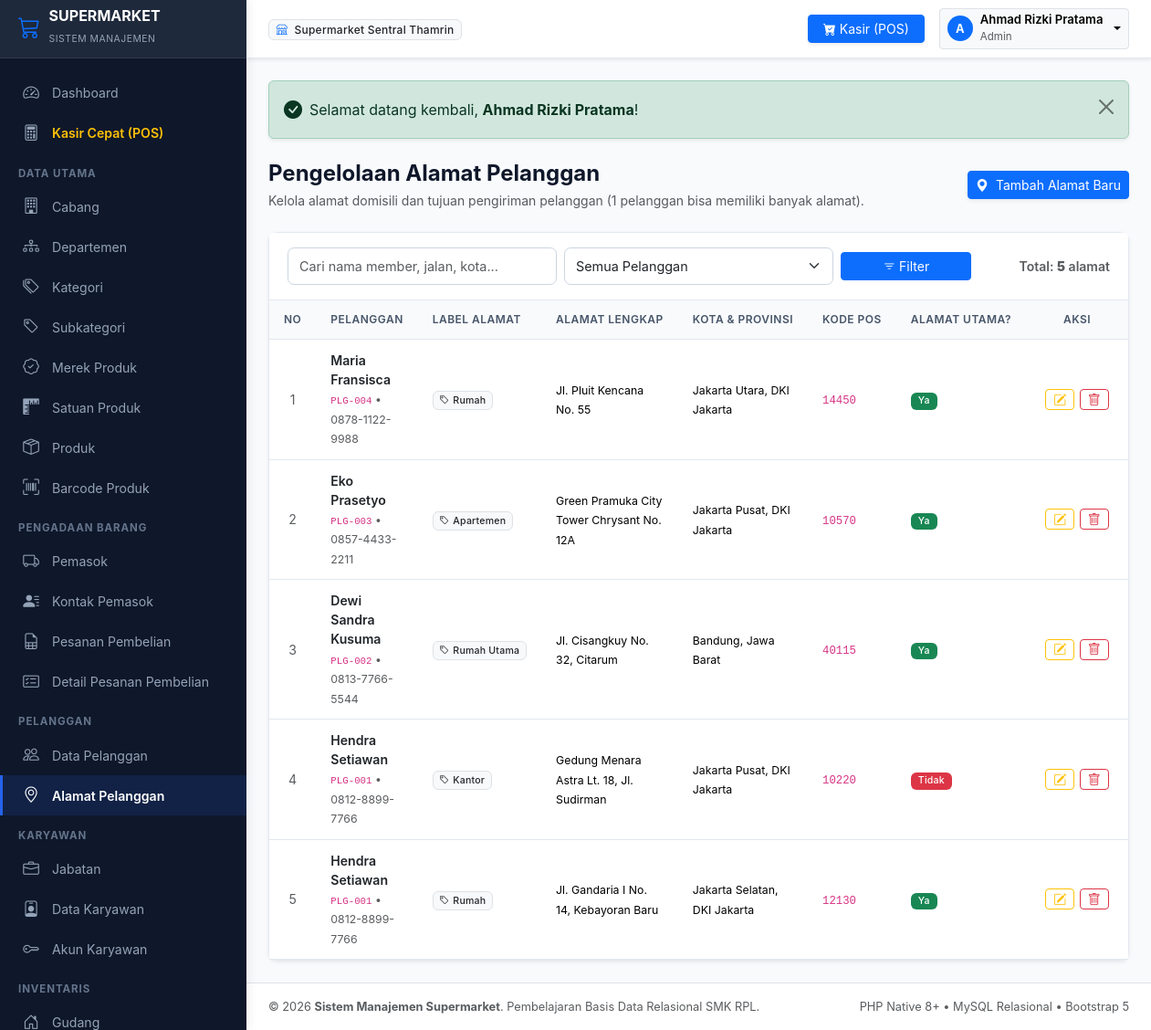
The app's page /modules/alamat_pelanggan/index.php (signed in) with its own data.
### tables this page shows
CREATE TABLE `alamat_pelanggan` (
    `id_alamat` INT AUTO_INCREMENT PRIMARY KEY,
    `id_pelanggan` INT NOT NULL,
    `label_alamat` VARCHAR(50) NOT NULL,
    `alamat_lengkap` TEXT NOT NULL,
    `kota` VARCHAR(50) NOT NULL,
    `provinsi` VARCHAR(50) NOT NULL,
    `kode_pos` VARCHAR(10) NOT NULL,
    `status_utama` ENUM('ya', 'tidak') NOT NULL DEFAULT 'tidak',
    INDEX `idx_alamat_pelanggan` (`id_pelanggan`),
    CONSTRAINT `fk_alamat_pelanggan` FOREIGN KEY (`id_pelanggan`) 
        REFERENCES `pelanggan` (`id_pelanggan`) ON UPDATE CASCADE ON DELETE CASCADE
);

CREATE TABLE `pelanggan` (
    `id_pelanggan` INT AUTO_INCREMENT PRIMARY KEY,
    `kode_pelanggan` VARCHAR(20) NOT NULL UNIQUE,
    `nama_lengkap` VARCHAR(100) NOT NULL,
    `nomor_telepon` VARCHAR(20) NOT NULL,
    `email` VARCHAR(100) DEFAULT NULL,
    `poin_loyalitas` INT NOT NULL DEFAULT 0,
    `status` ENUM('aktif', 'nonaktif') NOT NULL DEFAULT 'aktif',
    `tanggal_daftar` DATE NOT NULL,
    INDEX `idx_pelanggan_nama` (`nama_lengkap`),
    INDEX `idx_pelanggan_telepon` (`nomor_telepon`)
);

### modules/alamat_pelanggan/index.php (the view, shortened to what this page needs)
<?php
require_once __DIR__ . '/../../includes/header.php';
$cari = trim($_GET['cari'] ?? '');
$id_plg = (int)($_GET['id_pelanggan'] ?? 0);
$halaman_aktif = (int)($_GET['halaman'] ?? 1);
$limit = 10;
$sqlCount = "
    SELECT COUNT(*)
    FROM alamat_pelanggan ap
    INNER JOIN pelanggan p ON ap.id_pelanggan = p.id_pelanggan
    WHERE 1=1
";
$params = [];
$stmt = $pdo->prepare($sqlCount);
$stmt->execute($params);
$total_data = (int)$stmt->fetchColumn();
$paginasi = hitung_pagination($total_data, $limit, $halaman_aktif);
$sqlData = "
    SELECT
        ap.*,
        p.kode_pelanggan,
        p.nama_lengkap,
        p.nomor_telepon
    FROM alamat_pelanggan ap
    INNER JOIN pelanggan p ON ap.id_pelanggan = p.id_pelanggan
    WHERE 1=1
";
$sqlData .= " ORDER BY ap.id_alamat DESC LIMIT {$paginasi['limit']} OFFSET {$paginasi['offset']}";
$stmt = $pdo->prepare($sqlData);
$stmt->execute($params);
$daftar_alamat = $stmt->fetchAll();
?>
<div class="d-flex flex-column flex-md-row justify-content-between align-items-md-center gap-3 mb-4">
    <div>
        <h4 class="fw-bold mb-1">Pengelolaan Alamat Pelanggan</h4>
        <p class="text-muted small mb-0">Kelola alamat domisili dan tujuan pengiriman pelanggan (1 pelanggan bisa memiliki banyak alamat).</p>
    </div>
    <div>
        <a href="<?= base_url('modules/alamat_pelanggan/tambah.php' . ($id_plg ? '?id_pelanggan=' . $id_plg : '')) ?>" class="btn btn-primary btn-sm shadow-sm">
            <i class="bi bi-geo-alt-fill me-1"></i> Tambah Alamat Baru
        </a>
    </div>
</div>
<div class="card shadow-sm">
    <div class="card-header bg-white py-3">
        <form method="GET" action="" class="row g-2 align-items-center">
            <div class="col-sm-5 col-md-4">
                <input type="text" name="cari" class="form-control form-control-sm" placeholder="Cari nama member, jalan, kota..." value="<?= escape($cari) ?>">
            </div>
            <div class="col-sm-4 col-md-4">
                <select name="id_pelanggan" class="form-select form-select-sm" onchange="this.form.submit()">
                    <option value="">Semua Pelanggan</option>
                </select>
            </div>
            <div class="col-sm-3 col-md-2">
                <button class="btn btn-primary btn-sm w-100" type="submit"><i class="bi bi-filter"></i> Filter</button>
            </div>
            <div class="col-md-2 text-md-end text-muted small">
                Total: <strong><?= $paginasi['total_data'] ?></strong> alamat
            </div>
        </form>
    </div>
    <div class="table-responsive">
        <table class="table table-hover align-middle">
            <thead>
                <tr>
                    <th style="width: 50px;" class="text-center">No</th>
                    <th>Pelanggan</th>
                    <th>Label Alamat</th>
                    <th>Alamat Lengkap</th>
                    <th>Kota & Provinsi</th>
                    <th>Kode Pos</th>
                    <th>Alamat Utama?</th>
                    <th class="text-center" style="width: 140px;">Aksi</th>
                </tr>
            </thead>
            <tbody>
                <?php if (empty($daftar_alamat)): ?>
                    <tr>
                        <td colspan="8" class="text-center py-4 text-muted">
                            <i class="bi bi-geo-alt fs-3 d-block mb-1"></i> Data alamat pelanggan tidak ditemukan.
                        </td>
                    </tr>
                <?php else: ?>
                    <?php $no = $paginasi['dari']; foreach ($daftar_alamat as $row): ?>
                        <tr>
                            <td class="text-center text-muted"><?= $no++ ?></td>
                            <td>
                                <div class="fw-semibold text-dark"><?= escape($row['nama_lengkap']) ?></div>
                                <small class="text-muted"><code><?= escape($row['kode_pelanggan']) ?></code> &bull; <?= escape($row['nomor_telepon']) ?></small>
                            </td>
                            <td><span class="badge bg-light text-dark border"><i class="bi bi-tag me-1"></i><?= escape($row['label_alamat']) ?></span></td>
                            <td><small><?= escape($row['alamat_lengkap']) ?></small></td>
                            <td><small><?= escape($row['kota']) ?>, <?= escape($row['provinsi']) ?></small></td>
                            <td><code><?= escape($row['kode_pos']) ?></code></td>
                            <td><?= badge_status($row['status_utama']) ?></td>
                            <td class="text-center">
                                <div class="btn-action-group">
                                    <a href="<?= base_url('modules/alamat_pelanggan/edit.php?id=' . $row['id_alamat']) ?>" class="btn btn-outline-warning btn-sm py-0 px-2" title="Ubah Alamat">
                                        <i class="bi bi-pencil-square"></i>
                                    </a>
                                    <button type="button" class="btn btn-outline-danger btn-sm py-0 px-2" data-bs-toggle="modal" data-bs-target="#modalKonfirmasiHapus" data-url="<?= base_url('modules/alamat_pelanggan/hapus.php?id=' . $row['id_alamat']) ?>" data-nama="<?= escape($row['label_alamat']) ?> (<?= escape($row['nama_lengkap']) ?>)" title="Hapus Alamat">
                                        <i class="bi bi-trash"></i>
                                    </button>
                                </div>
                            </td>
                        </tr>
                    <?php endforeach; ?>
                <?php endif; ?>
            </tbody>
        </table>
    </div>
</div>
<?php require_once __DIR__ . '/../../includes/footer.php'; ?>

### includes/fungsi.php (shortened to what this page needs)
<?php
function base_url($path = '') {
    $scriptName = str_replace('\\', '/', $_SERVER['SCRIPT_NAME'] ?? '');
    $parts = explode('/', trim($scriptName, '/'));
    $rootFolder = $parts[0] ?? '';
    $protocol = (!empty($_SERVER['HTTPS']) && $_SERVER['HTTPS'] !== 'off') ? 'https' : 'http';
    $host = $_SERVER['HTTP_HOST'] ?? 'localhost';
    $base = $protocol . '://' . $host . '/' . $rootFolder;
    if ($path !== '') {
        return rtrim($base, '/') . '/' . ltrim($path, '/');
    }
    return rtrim($base, '/');
}
function escape($string) {
    return htmlspecialchars((string)$string, ENT_QUOTES, 'UTF-8');
}
function badge_status($status) {
    $status_str = strtolower(trim((string)$status));
    $badge_class = 'bg-secondary';
    $label = ucfirst($status);
    switch ($status_str) {
        case 'aktif':
        case 'lunas':
        case 'diterima':
        case 'berhasil':
        case 'utama':
        case 'ya':
            $badge_class = 'bg-success';
            $label = ($status_str === 'ya') ? 'Ya' : ucfirst($status_str);
            break;
        case 'nonaktif':
        case 'batal':
        case 'dibatalkan':
        case 'gagal':
        case 'belum_lunas':
        case 'tidak':
            $badge_class = 'bg-danger';
            $label = ($status_str === 'belum_lunas') ? 'Belum Lunas' : ucfirst($status_str);
            break;
    }
    return "<span class=\"badge {$badge_class} px-2 py-1\">" . escape($label) . "</span>";
}
function flash_display() {
    if (isset($_SESSION['flash'])) {
        $tipe = $_SESSION['flash']['tipe'];
        $pesan = $_SESSION['flash']['pesan'];
        $icon = match($tipe) {
            'success' => 'bi-check-circle-fill',
            'danger' => 'bi-exclamation-triangle-fill',
            'warning' => 'bi-exclamation-circle-fill',
            default => 'bi-info-circle-fill'
        };
        echo "
        <div class=\"alert alert-{$tipe} alert-dismissible fade show d-flex align-items-center mb-4 shadow-sm\" role=\"alert\">
            <i class=\"bi {$icon} me-2 fs-5\"></i>
            <div class=\"flex-grow-1\">{$pesan}</div>
            <button type=\"button\" class=\"btn-close\" data-bs-dismiss=\"alert\" aria-label=\"Close\"></button>
        </div>";
    }
}
function hitung_pagination($total_data, $limit = 10, $halaman_aktif = 1) {
    $total_data = max(0, (int)$total_data);
    $limit = max(1, (int)$limit);
    $total_halaman = max(1, (int)ceil($total_data / $limit));
    $halaman_aktif = max(1, min((int)$halaman_aktif, $total_halaman));
    $offset = ($halaman_aktif - 1) * $limit;
    $dari = $total_data > 0 ? $offset + 1 : 0;
    $sampai = min($offset + $limit, $total_data);
    return [
        'total_data' => $total_data,
        'limit' => $limit,
        'halaman_aktif' => $halaman_aktif,
        'total_halaman' => $total_halaman,
        'offset' => $offset,
        'dari' => $dari,
        'sampai' => $sampai
    ];
}

### assets/css/style.css (style rules this page uses)
:root { --primary-color: #2563eb; --primary-hover: #1d4ed8; --secondary-color: #475569; --sidebar-bg: #0f172a; --sidebar-header: #1e293b; --sidebar-color: #94a3b8; --sidebar-hover: #ffffff; --sidebar-active-bg: #2563eb; --body-bg: #f8fafc; --card-bg: #ffffff; --border-color: #e2e8f0; --text-primary: #0f172a; --text-secondary: #64748b; --sidebar-width: 270px; --header-height: 64px; }
body { font-family: -apple-system, BlinkMacSystemFont, "Segoe UI", Roboto, "Helvetica Neue", Arial, sans-serif; background-color: var(--body-bg); color: var(--text-primary); min-height: 100vh; overflow-x: hidden; }
.card { border: 1px solid var(--border-color); border-radius: 0.6rem; box-shadow: 0 1px 3px rgba(0, 0, 0, 0.04); background-color: #ffffff; }
.card-header { background-color: #ffffff; border-bottom: 1px solid var(--border-color); padding: 1rem 1.25rem; font-weight: 600; }
.table { margin-bottom: 0; font-size: 0.88rem; vertical-align: middle; }
.table thead th { background-color: #f8fafc; color: #475569; font-weight: 600; text-transform: uppercase; font-size: 0.75rem; letter-spacing: 0.04em; border-bottom: 1px solid var(--border-color); white-space: nowrap; padding: 0.75rem 1rem; }
.table tbody td { padding: 0.75rem 1rem; border-bottom: 1px solid var(--border-color); }
.badge { font-weight: 500; letter-spacing: 0.02em; }
.form-control, .form-select { border-color: #cbd5e1; font-size: 0.9rem; border-radius: 0.45rem; padding: 0.55rem 0.75rem; }
.btn-action-group { display: inline-flex; gap: 0.35rem; }

### records on screen
alamat_pelanggan: id_pelanggan.nama_lengkap "Maria Fransisca", id_pelanggan.kode_pelanggan "PLG-004", id_pelanggan.nomor_telepon "0878-1122-9988", label_alamat "Rumah", alamat_lengkap "Jl. Pluit Kencana No. 55", kota "Jakarta Utara", provinsi "DKI Jakarta", kode_pos "14450", status_utama "Ya"
alamat_pelanggan: id_pelanggan.nama_lengkap "Eko Prasetyo", id_pelanggan.kode_pelanggan "PLG-003", id_pelanggan.nomor_telepon "0857-4433-2211", label_alamat "Apartemen", alamat_lengkap "Green Pramuka City Tower Chrysant No. 12A", kota "Jakarta Pusat", provinsi "DKI Jakarta", kode_pos "10570", status_utama "Ya"
alamat_pelanggan: id_pelanggan.nama_lengkap "Dewi Sandra Kusuma", id_pelanggan.kode_pelanggan "PLG-002", id_pelanggan.nomor_telepon "0813-7766-5544", label_alamat "Rumah Utama", alamat_lengkap "Jl. Cisangkuy No. 32, Citarum", kota "Bandung", provinsi "Jawa Barat", kode_pos "40115", status_utama "Ya"
alamat_pelanggan: id_pelanggan.nama_lengkap "Hendra Setiawan", id_pelanggan.kode_pelanggan "PLG-001", id_pelanggan.nomor_telepon "0812-8899-7766", label_alamat "Kantor", alamat_lengkap "Gedung Menara Astra Lt. 18, Jl. Sudirman", kota "Jakarta Pusat", provinsi "DKI Jakarta", kode_pos "10220", status_utama "Tidak"
alamat_pelanggan: id_pelanggan.nama_lengkap "Hendra Setiawan", id_pelanggan.kode_pelanggan "PLG-001", id_pelanggan.nomor_telepon "0812-8899-7766", label_alamat "Rumah", alamat_lengkap "Jl. Gandaria I No. 14, Kebayoran Baru", kota "Jakarta Selatan", provinsi "DKI Jakarta", kode_pos "12130", status_utama "Ya"

### other values on screen
$user_aktif['nama_cabang'] "Supermarket Sentral Thamrin"
substr($user_aktif['nama_karyawan'], 0, 1) "A"
$user_aktif['nama_karyawan'] "Ahmad Rizki Pratama"
$user_aktif['peran'] "Admin"
$pesan "Selamat datang kembali, Ahmad Rizki Pratama !"
$paginasi['total_data'] "5"
